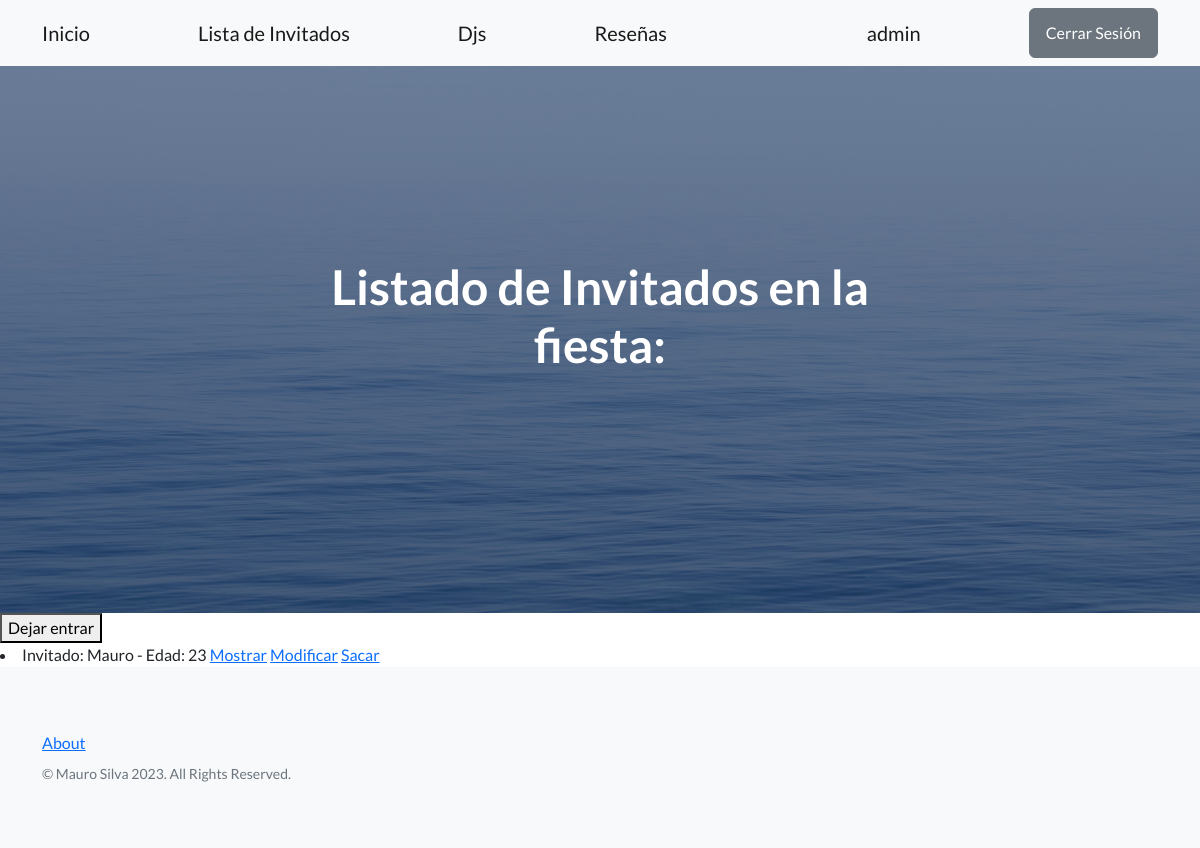
The app's page /invitados (signed in), older data.
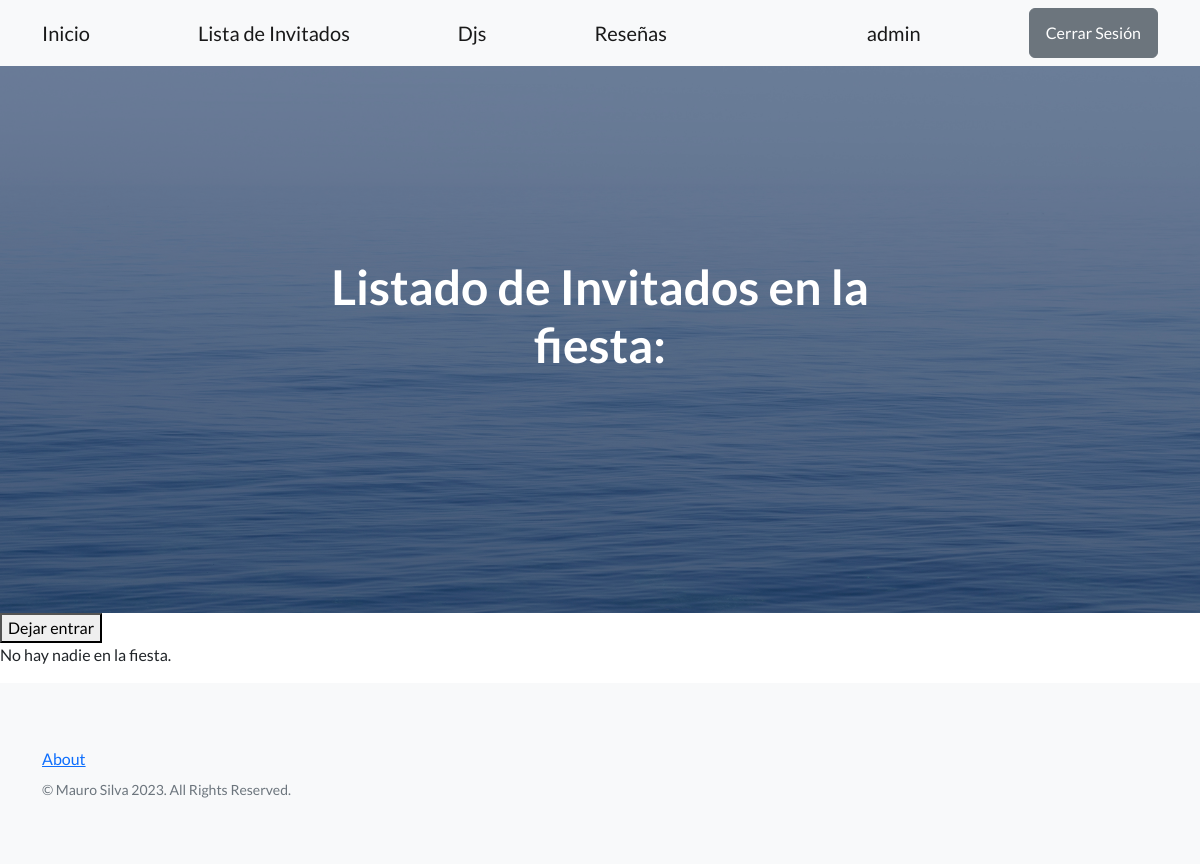
The same page, newer data.
### inicio/models.py (models this page shows)
class Invitado(models.Model):
    nombre = models.CharField(max_length=20)
    edad = models.IntegerField()
    descripcion = RichTextField(blank=True, null=True)
    imagen_invitado = models.ImageField(blank=True, null=True, upload_to='img_invitados')
    def __str__(self):
        return f'Invitado: {self.nombre} - Edad: {self.edad}'

### inicio/views.py (the view)
# urls.py: path('invitados', views.ListarInvitados.as_view(), name='listar_invitados'),
class ListarInvitados(ListView, ):
    model = Invitado
    template_name = 'inicio/CBV/listar_invitados_CBV.html'
    context_object_name = 'invitados'

### inicio/templates/inicio/CBV/listar_invitados_CBV.html (shortened to what this page needs)
{% extends 'base.html' %}
{% block mensaje_inicio %}
Listado de Invitados en la fiesta:
{% endblock mensaje_inicio %}
{% block contenido %}
<button><a class='navbar-brand' href= {% url 'inicio:dejar_entrar_invitado' %}>Dejar entrar</a></button>
{% if invitados %}
{% for invitado in invitados %}
<li>
    {{invitado}}
    <a href={% url 'inicio:mostrar_invitado' invitado.id %}>Mostrar</a>
    <a href={% url 'inicio:mod_invitado' invitado.id %}>Modificar</a>
    <a href={% url 'inicio:sacar_invitado' invitado.id %}>Sacar</a>
</li>
{% endfor %}
{% else %}
<p>No hay nadie en la fiesta.</p>
{% endif %}
{% endblock contenido %}

Row changes from the older to the newer data that the page shows:
removed Invitado: nombre+edad "Invitado: Mauro - Edad: 23"
Text that changed along with them:
text now shown: "No hay nadie en la fiesta."
